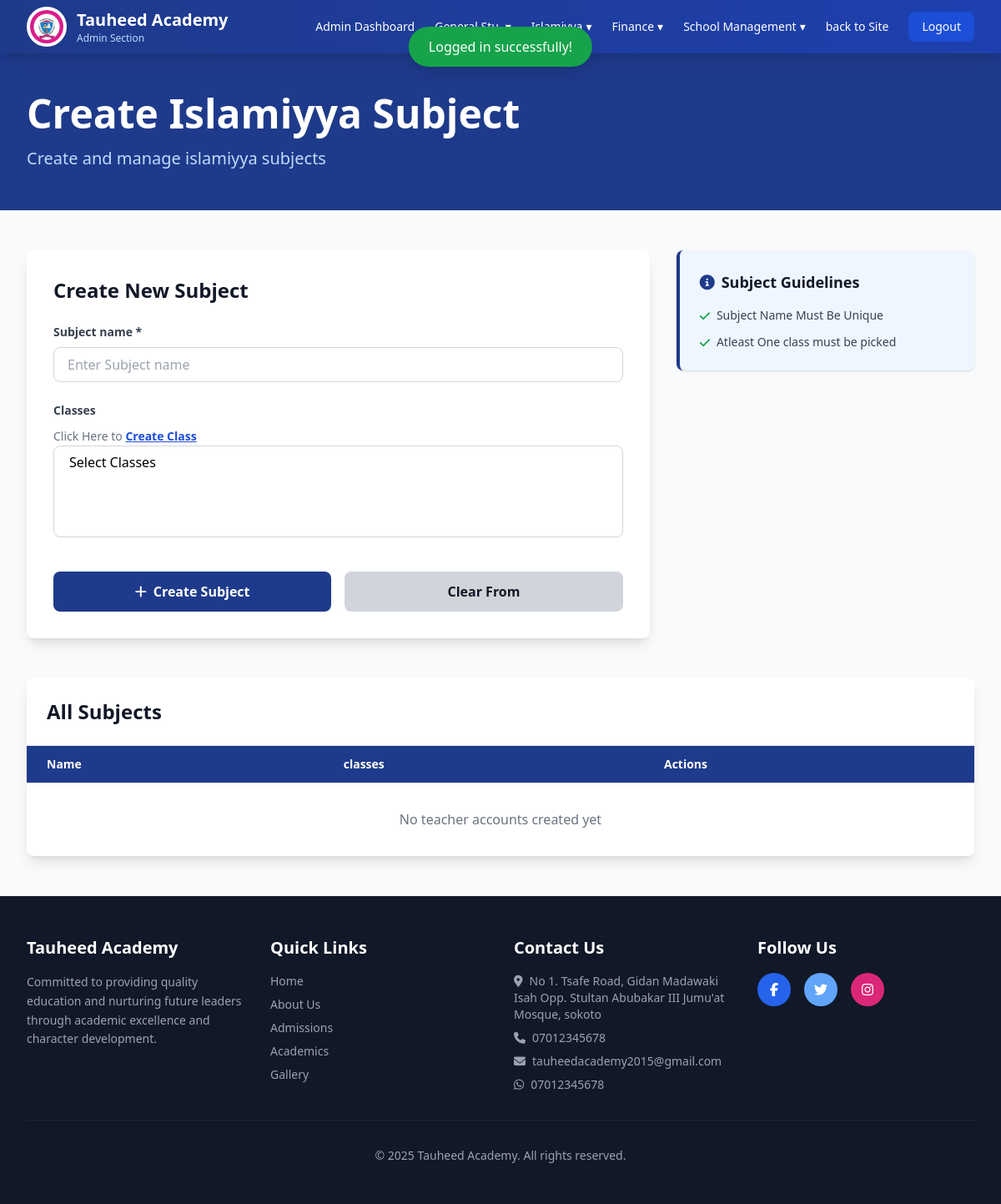
The app's page /pages/admin/islamiyya/subjects-management/subject-create.php (signed in), older data.
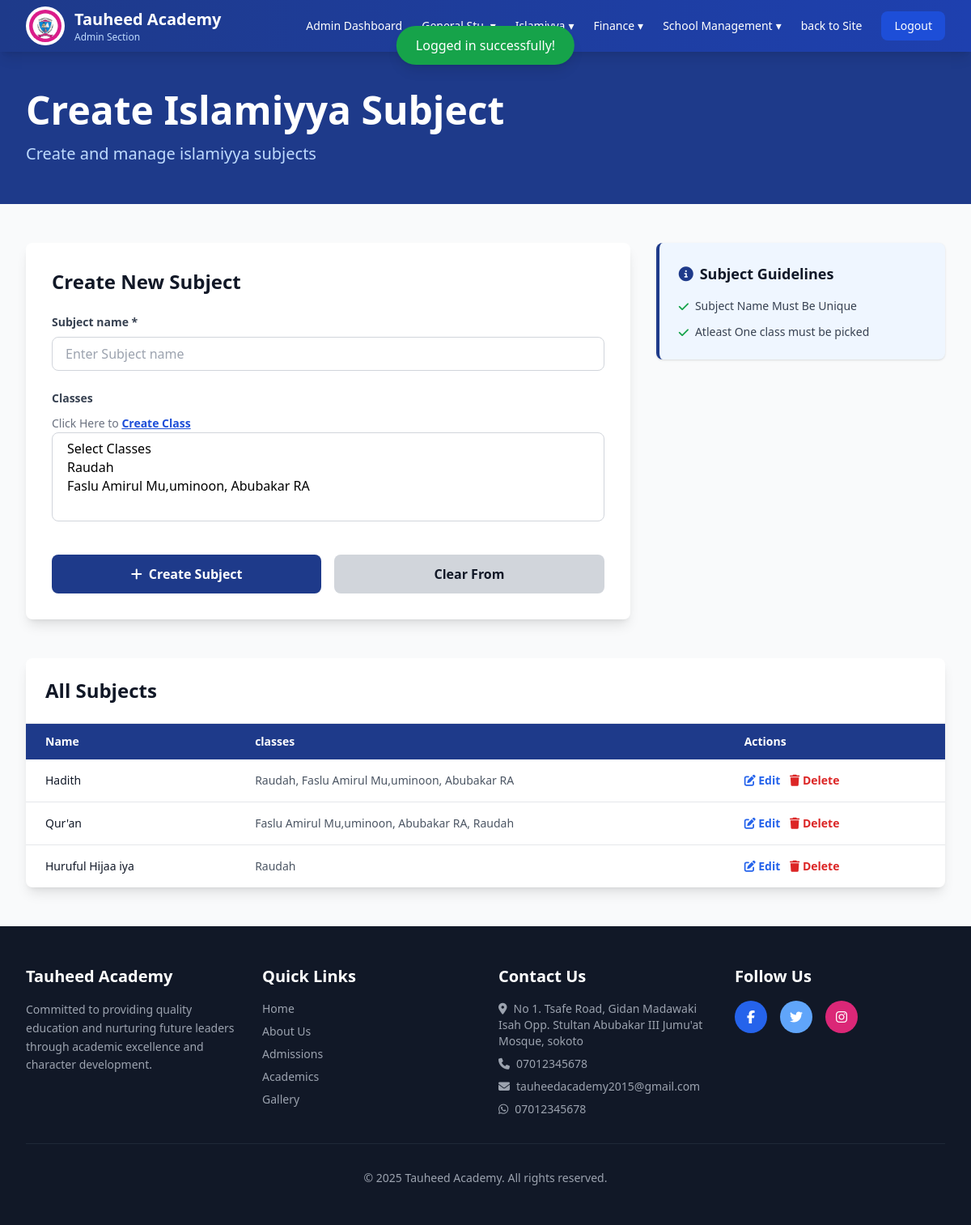
The same page, newer data.
### tables this page shows
CREATE TABLE `islamiyya_subjects` (
  `id` int(11) NOT NULL,
  `name` varchar(100) NOT NULL,
  `created_at` timestamp NOT NULL DEFAULT current_timestamp(),
  `deleted_at` datetime DEFAULT NULL,
  `updated_at` timestamp NOT NULL DEFAULT current_timestamp() ON UPDATE current_timestamp()
);

### routes/web.php (called while the page is built, shortened)
<?php
$protocol = (!empty($_SERVER['HTTPS']) && $_SERVER['HTTPS'] !== 'off') ? "https" : "http";
$host = $_SERVER['HTTP_HOST'];
if ($host === 'localhost' || preg_match('/^192\.168\./', $host)) {
    $baseUrl = $protocol . "://" . $host . "/tauheed-academy-project";
} else {
    $baseUrl = $protocol . "://" . $host;
}

### routes/functions.php (called while the page is built, shortened)
<?php
include(__DIR__ .  '/./web.php');
function route($name)
{
    global $routes, $baseUrl;
    if (isset($routes[$name])) {
        return $routes[$name]['url'];
    }
    return $baseUrl . "/index.php";
}

### pages/admin/islamiyya/subjects-management/subject-create.php (the view, shortened to what the changed rows need)
<?php
include(__DIR__ . '/../../../../includes/header.php');
$stmt = $pdo->prepare("
    SELECT *
    FROM islamiyya_classes
    WHERE deleted_at IS NULL
    GROUP BY level
");
$stmt->execute();
$classes = $stmt->fetchAll(PDO::FETCH_ASSOC);
$stmt = $pdo->prepare("
    SELECT
        islamiyya_subjects.id AS id,
        islamiyya_subjects.name AS name,
        GROUP_CONCAT(islamiyya_classes.name SEPARATOR ', ') AS class_names
    FROM islamiyya_subjects
    LEFT JOIN islamiyya_class_subjects
           ON islamiyya_class_subjects.subject_id = islamiyya_subjects.id
    LEFT JOIN islamiyya_classes
           ON islamiyya_classes.id = islamiyya_class_subjects.class_id
    WHERE islamiyya_subjects.deleted_at IS NULL
    GROUP BY islamiyya_subjects.id
");
$stmt->execute();
$subjects = $stmt->fetchAll(PDO::FETCH_ASSOC);
?>
<body class="bg-gray-50">
    <?php include(__DIR__ . '/../../includes/admins-section-nav.php') ?>
    <section class="bg-blue-900 text-white py-12">
        <div class="max-w-7xl mx-auto px-4 sm:px-6 lg:px-8">
            <h1 class="text-4xl md:text-5xl font-bold mb-4">Create Islamiyya Subject</h1>
        </div>
    </section>
    <section class="py-12 bg-gray-50">
        <div class="max-w-7xl mx-auto px-4 sm:px-6 lg:px-8">
            <div class="grid md:grid-cols-3 gap-8">
                <div class="md:col-span-2">
                    <div class="bg-white rounded-lg shadow-lg p-8">
                        <h2 class="text-2xl font-bold text-gray-900 mb-6">Create New Subject</h2>
                        <form id="subjectFrom" class="space-y-6" method="POST">
                            <div>
                                <label for="classes" class="block text-sm font-semibold text-gray-700 mb-2">Classes</label>
                                <span class="text-gray-500 text-sm">Click Here to <a href="<?= route('create-islamiyya-class') ?>" class="text-blue-700 font-bold underline cursor-pointer">Create Class</a></span>
                                <select id="classes" name="classes[]" class="w-full px-4 py-2 border border-gray-300 rounded-lg focus:outline-none focus:ring-2 focus:ring-green-900" multiple>
                                    <option value="">Select Classes</option>
                                    <?php foreach ($classes as $class): ?>
                                        <option value="<?= $class['id'] ?>"><?= $class['name'] ?></option>
                                    <?php endforeach ?>
                                </select>
                            </div>
                        </form>
                    </div>
                </div>
            </div>
            <div class="mt-12 bg-white rounded-lg shadow-lg overflow-hidden">
                <div class="p-6 border-b border-gray-200">
                    <h2 class="text-2xl font-bold text-gray-900">All Subjects</h2>
                </div>
                <div class="overflow-x-auto">
                    <table class="w-full">
                        <thead class="bg-blue-900 text-white">
                            <tr>
                                <th class="px-6 py-3 text-left text-sm font-semibold">Name</th>
                                <th class="px-6 py-3 text-left text-sm font-semibold">classes</th>
                                <th class="px-6 py-3 text-left text-sm font-semibold">Actions</th>
                            </tr>
                        </thead>
                        <tbody id="teachersTableBody" class="divide-y divide-gray-200">
                            <?php if (count($subjects) > 0) : ?>
                                <?php foreach ($subjects as $subject): ?>
                                    <tr class="hover:bg-gray-50">
                                        <td class="px-6 py-4 text-sm text-gray-900"><?= $subject['name'] ?></td>
                                        <td class="px-6 py-4 text-sm text-gray-600"><?= $subject['class_names'] ?></td>
                                        <td class="px-6 py-4 text-sm space-x-2">
                                            <a href="<?= route('update-islamiyya-subject') . '?id=' . $subject['id'] ?>">
                                                <button class="text-blue-600 hover:text-blue-900 font-semibold">
                                                    <i class="fas fa-edit"></i> Edit
                                                </button>
                                            </a>
                                            <a href="<?= route('delete-islamiyya-subject') ?>?id=<?= $subject['id'] ?>">
                                                <button class="text-red-600 hover:text-red-900 font-semibold">
                                                    <i class="fas fa-trash"></i> Delete
                                                </button>
                                            </a>
                                        </td>
                                    </tr>
                                <?php endforeach; ?>
                            <?php else : ?>
                                <tr class="text-center py-8">
                                    <td colspan="6" class="px-6 py-8 text-gray-500">No teacher accounts created yet</td>
                                </tr>
                            <?php endif ?>
                        </tbody>
                    </table>
                </div>
            </div>
        </div>
    </section>
</body>
</html>

Row changes from the older to the newer data that the page shows:
added islamiyya_subjects: name "Hadith", class_names "Raudah, Faslu Amirul Mu,uminoon, Abubakar RA"
added islamiyya_subjects: name "Qur'an", class_names "Faslu Amirul Mu,uminoon, Abubakar RA, Raudah"
added islamiyya_subjects: name "Huruful Hijaa iya", class_names "Raudah"
Text that changed along with them:
form field value: "Select Classes" → "Select Classes / Raudah / Faslu Amirul Mu,uminoon, Abubakar RA"
text no longer shown: "No teacher accounts created yet"
